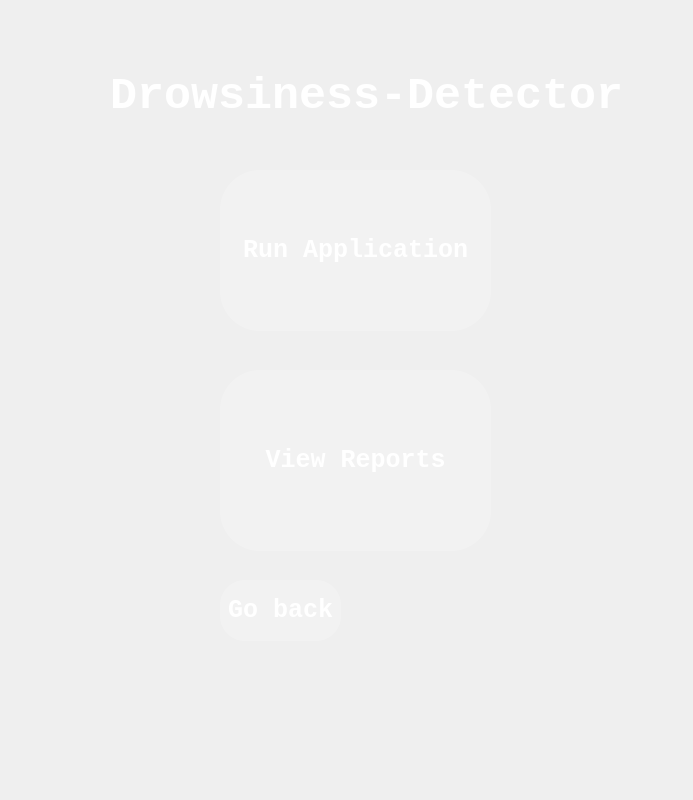
<?xml version="1.0" encoding="UTF-8"?>
<ui version="4.0">
 <class>Dialog</class>
 <widget class="QDialog" name="Dialog">
  <property name="geometry">
   <rect>
    <x>0</x>
    <y>0</y>
    <width>693</width>
    <height>800</height>
   </rect>
  </property>
  <property name="windowTitle">
   <string>mainWindow</string>
  </property>
  <widget class="QLabel" name="label">
   <property name="geometry">
    <rect>
     <x>0</x>
     <y>0</y>
     <width>691</width>
     <height>801</height>
    </rect>
   </property>
   <property name="text">
    <string/>
   </property>
  </widget>
  <widget class="QLabel" name="label_2">
   <property name="geometry">
    <rect>
     <x>50</x>
     <y>50</y>
     <width>601</width>
     <height>661</height>
    </rect>
   </property>
   <property name="styleSheet">
    <string notr="true">background-color: rgba(0, 0, 0,0);</string>
   </property>
   <property name="text">
    <string/>
   </property>
  </widget>
  <widget class="QLabel" name="label_3">
   <property name="geometry">
    <rect>
     <x>110</x>
     <y>50</y>
     <width>541</width>
     <height>91</height>
    </rect>
   </property>
   <property name="font">
    <font>
     <family>Monospace</family>
     <pointsize>-1</pointsize>
     <weight>75</weight>
     <bold>true</bold>
    </font>
   </property>
   <property name="styleSheet">
    <string notr="true">font-size:45px;
color:rgb(255,255,255);
font-wight:bold;</string>
   </property>
   <property name="text">
    <string>Drowsiness-Detector</string>
   </property>
  </widget>
  <widget class="QPushButton" name="start">
   <property name="geometry">
    <rect>
     <x>220</x>
     <y>170</y>
     <width>271</width>
     <height>161</height>
    </rect>
   </property>
   <property name="font">
    <font>
     <family>Monospace</family>
     <pointsize>-1</pointsize>
     <weight>75</weight>
     <bold>true</bold>
    </font>
   </property>
   <property name="styleSheet">
    <string notr="true">background-color: rgba(255,255,255,0.2);
border-radius: 40px;
font-size:25px;
font-weight: bold;
color: rgb(255, 255, 255);</string>
   </property>
   <property name="text">
    <string>Run Application</string>
   </property>
  </widget>
  <widget class="QPushButton" name="report">
   <property name="geometry">
    <rect>
     <x>220</x>
     <y>370</y>
     <width>271</width>
     <height>181</height>
    </rect>
   </property>
   <property name="font">
    <font>
     <family>Monospace</family>
     <pointsize>-1</pointsize>
     <weight>75</weight>
     <bold>true</bold>
    </font>
   </property>
   <property name="styleSheet">
    <string notr="true">background-color: rgba(255,255,255,0.2);
border-radius: 40px;
font-size:25px;
font-weight: bold;
color: rgb(255, 255, 255);</string>
   </property>
   <property name="text">
    <string>View Reports</string>
   </property>
  </widget>
  <widget class="QPushButton" name="backbutton">
   <property name="geometry">
    <rect>
     <x>220</x>
     <y>580</y>
     <width>121</width>
     <height>61</height>
    </rect>
   </property>
   <property name="font">
    <font>
     <family>Monospace</family>
     <pointsize>-1</pointsize>
     <weight>75</weight>
     <bold>true</bold>
    </font>
   </property>
   <property name="styleSheet">
    <string notr="true">border-radius: 25px;
background-color: rgba(255,255,255,0.2);
font-size:25px;
font-weight: bold;
color: rgb(255, 255, 255);</string>
   </property>
   <property name="text">
    <string>Go back</string>
   </property>
  </widget>
 </widget>
 <resources/>
 <connections/>
</ui>
